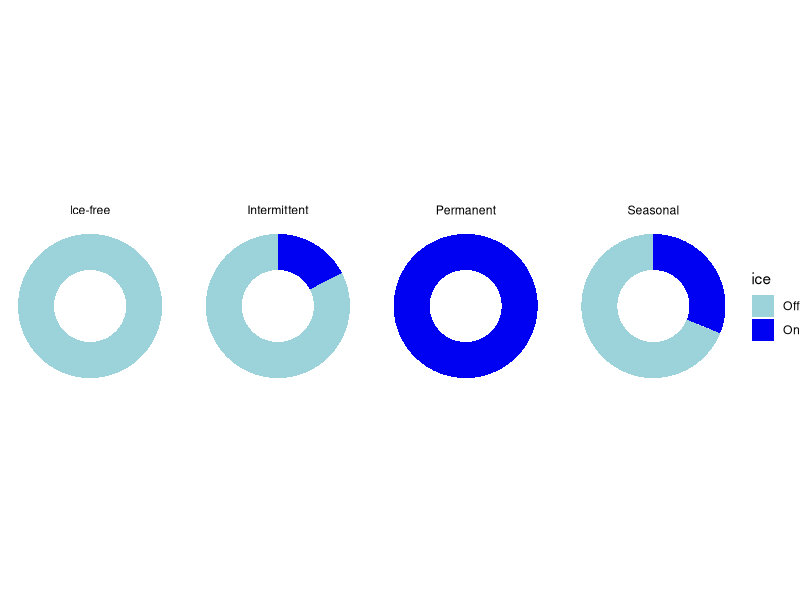

Recreate this plot in R.
## Conceptual figure visualization

library(tidyverse)


## All ice

allIce <- data.frame(lakeType = rep(c("Permanent","Seasonal","Intermittent", "Ice-free"),each=2),
                     ice= rep(c("On","Off"), 4),
                     duration = c(365,0,120,265,60,285,0,365))

allIce <- allIce %>% group_by(lakeType) %>% mutate(fraction = duration/sum(duration), ymax = cumsum(fraction))
allIce[,"ymin"] <- c(0,1,0,0.312,0,0.174,0,0)

ggplot(allIce, aes(ymax=ymax, ymin=ymin, xmax=4, xmin=3, fill=ice)) +
  geom_rect() + facet_grid(~lakeType) + 
  coord_polar(theta="y") + # Try to remove that to understand how the chart is built initially
  xlim(c(2,4)) + theme_void() + 
  scale_fill_manual(values=c("#9cd3db","#0000f2"))